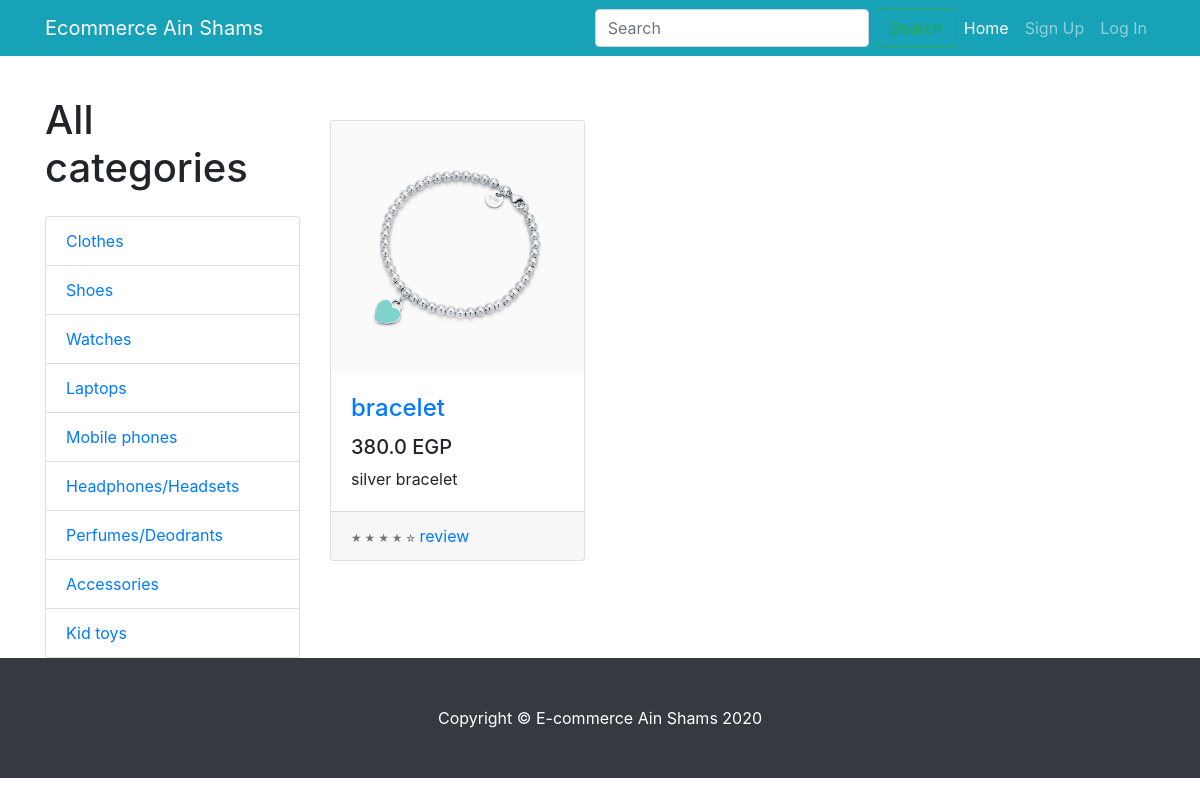
/accessories, run on an earlier commit of the app's database.
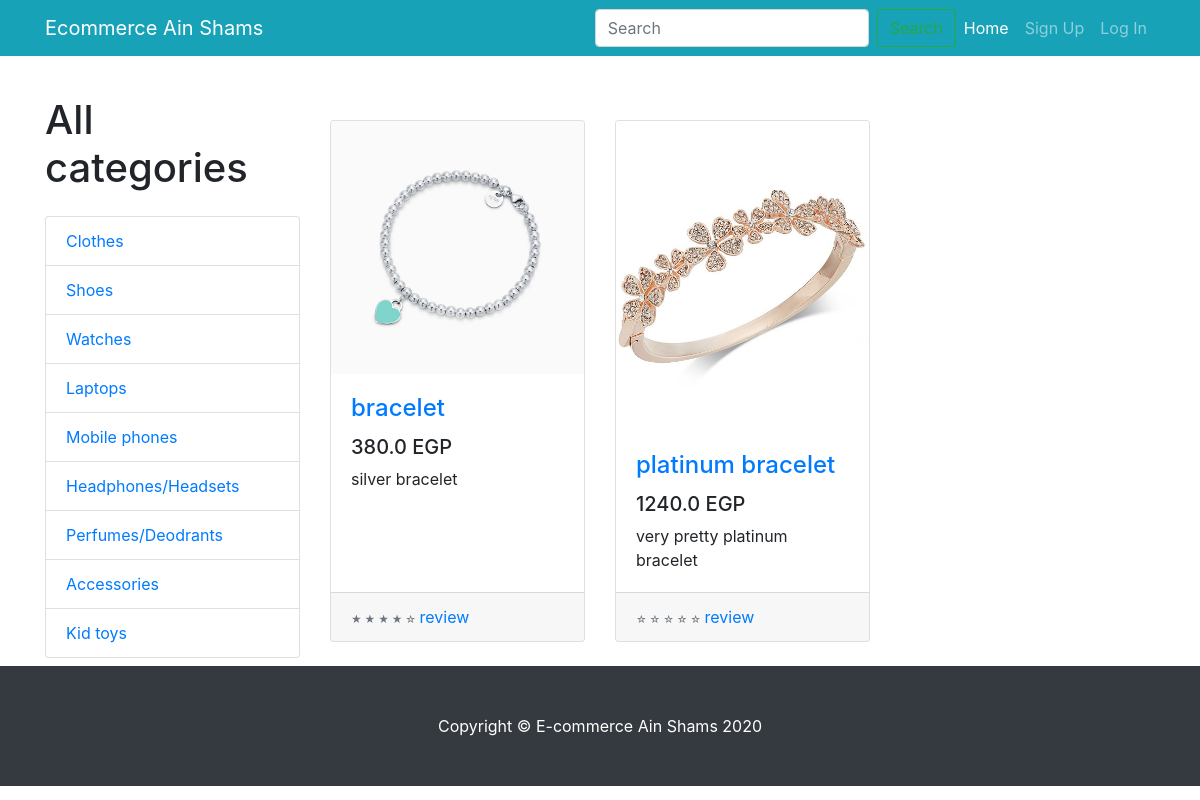
And on a later commit of the database.
### home/models.py (models this page shows, shortened)
class Product (models.Model):
    CATEGORY=(
        ('clothes','clothes'),
        ('shoes','shoes'),
        ('watches','watches'),
        ('laptops','laptops'),
        ('mobile phones','mobile phones'),
        ('headphones/headsets','headphones/headsets'),
        ('perfumes/deodrants','perfumes/deodrants'),
        ('accessories','accessories'),
        ('kid toys','kid toys'),
    )
    name = models.CharField(max_length=200,null=True)
    slug = models.SlugField(unique=True)
    description = models.TextField()
    price = models.FloatField()
    image = models.ImageField(null=True,blank=True)
    category = models.CharField(max_length=64,choices=CATEGORY,null=True)
    seller = models.ForeignKey(User, related_name='seller',null=True,on_delete=models.CASCADE)
    amount = models.IntegerField(null=True,blank=True)
    class Meta:
        unique_together = ('name','slug')
    def get_rating(self):
        total = sum(int(review['stars']) for review in self.reviews.values())
        if self.reviews.count() > 0:
            return total / self.reviews.count()
        else:
            return 0

### home/views.py (the view)
# urls.py: path('accessories',views.category,{'category':'accessories'},name='accessories'),
def category(request,category):
    items = {}
    if category =='clothes':
        items = Product.objects.filter(category='clothes')
    elif category=='shoes':
        items = Product.objects.filter(category='shoes')
    elif category=='watches':
        items = Product.objects.filter(category='watches')
    elif category=='laptops':
        items = Product.objects.filter(category='laptops')
    elif category=='mobile_phones':
        items = Product.objects.filter(category='mobile phones')
    elif category=='headphones&headsets':
        items = Product.objects.filter(category='headphones/headsets')
    elif category=='perfumes&deodrants':
        items = Product.objects.filter(category='perfumes/deodrants')
    elif category=='accessories':
        items = Product.objects.filter(category='accessories')
    elif category=='kid_toys':
        items = Product.objects.filter(category='kid toys')
    context = {
        'items':items
    }
    return render(request,'category/category.html',context)

### home/templates/category/category.html (shortened to what this page needs)
{% extends 'home/template.html' %}
{% load static %}
{%block content%}
  <br>
  <br>
  <br>
  <div class="container">
    <div class="row">
      <div class="col-lg-3">
        <h1 class="my-4">All categories</h1>
        <div class="list-group">
          <a href="{% url 'clothes'%}" class="list-group-item">Clothes</a>
          <a href="{% url 'shoes'%}" class="list-group-item">Shoes</a>
          <a href="{% url 'watches'%}" class="list-group-item">Watches</a>
          <a href="{% url 'laptops'%}" class="list-group-item">Laptops</a>
          <a href="{% url 'mobile_phones'%}" class="list-group-item">Mobile phones</a>
          <a href="{% url 'headphones&headsets'%}" class="list-group-item">Headphones/Headsets</a>
          <a href="{% url 'perfumes&deodrants'%}" class="list-group-item">Perfumes/Deodrants</a>
          <a href="{% url 'accessories'%}" class="list-group-item">Accessories</a>
          <a href="{% url 'kid_toys'%}" class="list-group-item">Kid toys</a>
        </div>
      </div>
      <div class="col-lg-9">
        <br><br>
        <div class="row">
          {% for item in items %}
          <div class="col-lg-4 col-md-6 mb-4">
            <div class="card h-100">
              <a href="{% url 'product_detail' item.slug %}"><img class="card-img-top" src="{% static 'images/'%}{{item.image}} " alt=""></a>
              <div class="card-body">
                <h4 class="card-title">
                  <a href="{% url 'product_detail' item.slug %}">{{item.name}}</a>
                </h4>
                <h5>{{item.price}} EGP</h5>
                <p class="card-text">{{item.description}}</p>
              </div>
              <div class="card-footer">
                <small class="text-muted">
                  {%if item.get_rating >= 1 and  item.get_rating < 2 %}
                  <small class="text-muted">&#9733; &#9734; &#9734; &#9734; &#9734;</small>
                  {%elif item.get_rating >= 2 and  item.get_rating < 3 %}
                  <small class="text-muted">&#9733; &#9733; &#9734; &#9734; &#9734;</small>
                  {%elif item.get_rating >= 3 and  item.get_rating < 4 %}
                  <small class="text-muted">&#9733; &#9733; &#9733; &#9734; &#9734;</small>
                  {%elif item.get_rating >= 4 and  item.get_rating < 5 %}
                  <small class="text-muted">&#9733; &#9733; &#9733; &#9733; &#9734;</small>
                  {%elif item.get_rating == 5 %}
                  <small class="text-muted">&#9733; &#9733; &#9733; &#9733; &#9733;</small>
                  {% else %}
                  <small class="text-muted">&#9734; &#9734; &#9734; &#9734; &#9734;</small>
                  {% endif %}
                </small>
                <a href="{% url 'product_detail' item.slug %}">review</a>
              </div>
            </div>
          </div>
          {%endfor%}
        </div>
      </div>
    </div>
  </div>
  {%endblock content%}

What changed in the data, as far as the page shows it:
added Product: image (picture), name "platinum bracelet", price "1240.0", description "very pretty platinum bracelet"
